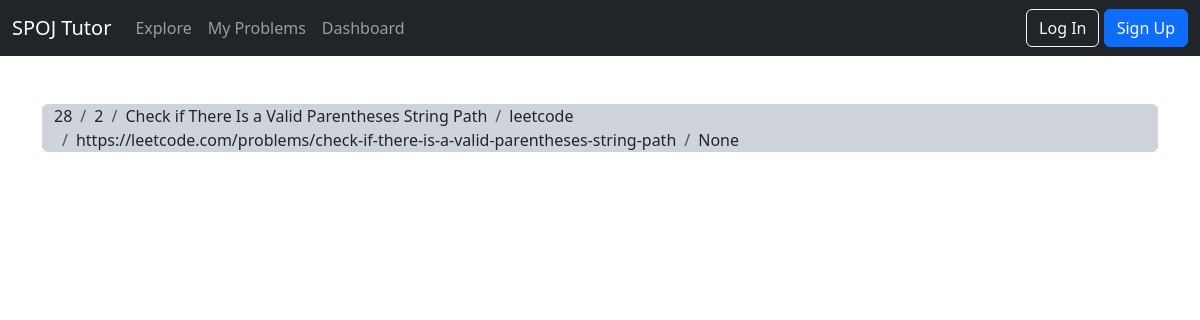
The app's page /tasks/28/ with its own data.
### tasks/models.py (models this page shows, shortened)
class Task(models.Model):
    id = models.AutoField(primary_key=True)
    difficulty = models.PositiveIntegerField()
    title = models.CharField(max_length=125)
    spoj = models.ForeignKey(Spoj, on_delete=models.CASCADE)
    class Meta:
        unique_together = ("title", "spoj")
    url = models.URLField(max_length=200, blank=True, null=True)
    solution_url = models.URLField(max_length=200, blank=True, null=True)

class Spoj(models.Model):
    name = models.CharField(max_length=255, primary_key=True)
    amount_of_difficulty_levels = models.IntegerField(null=False, blank=False)

### tasks/views.py (the view)
# urls.py: path('<int:task_id>/', views.single_task, name="single_task"),
def single_task(request, task_id):
    found_task = get_object_or_404(Task, pk=task_id)
    return render(request, 'tasks/task.html', {'task': found_task})

### templates/tasks/task.html
{% extends 'base.html' %}
{% block navbar_items %}
    <li class="nav-item">
        <a class="nav-link" href="{% url 'tasks' %}">Explore</a>
    </li>
    <li class="nav-item">
        <a class="nav-link" href="#">My Problems</a>
    </li>
    <li class="nav-item">
        <a class="nav-link" href="#">Dashboard</a>
    </li>
{% endblock navbar_items %}
{% block content %}
    <div class="container bg-dark-subtle rounded">
        <ol class="breadcrumb my-4">
            <li class="breadcrumb-item">{{ task.id }}</li>
            <li class="breadcrumb-item">{{ task.difficulty }}</li>
            <li class="breadcrumb-item">{{ task.title }}</li>
            <li class="breadcrumb-item">{{ task.spoj.name }}</li>
            <li class="breadcrumb-item">{{ task.url }}</li>
            <li class="breadcrumb-item">{{ task.solution_url }}</li>
        </ol>
    </div>
{% endblock content %}

### records on screen
Task: id "28", difficulty "2", title "Check if There Is a Valid Parentheses String Path", spoj.name "leetcode", url "https://leetcode.com/problems/check-if-there-is-a-valid-parentheses-string-path", solution_url "None"
